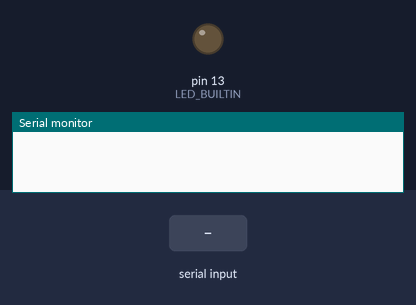
Recording of a sketch running on a simulated Arduino Uno, built with avr-gcc and run on an emulated ATmega328P. On the bench: output pins drawn as LEDs (lit = HIGH), the last lines printed to the serial monitor. The inputs (shaded band) are chosen by the test bench.

Above: at 1.2 s.
1.3 s: "on\n" received over Serial
At 2.4 s:
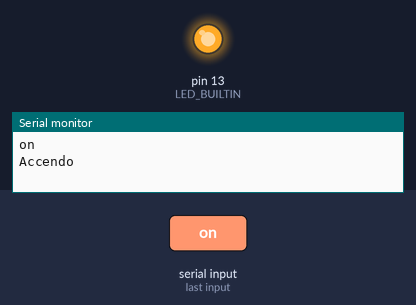
2.8 s: "off\n" received over Serial
At 3.6 s:
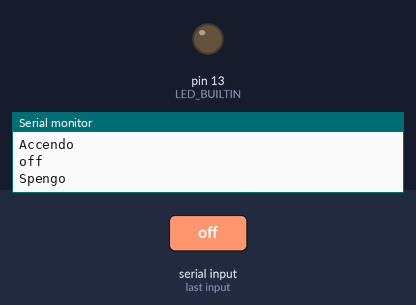
Timing chart, 0 to 5.8 s (numbered marks = the images above; inputs shaded):
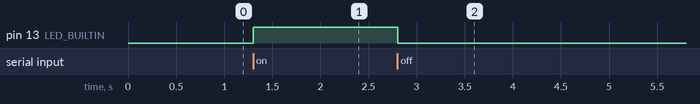

The sketch:

stringa.ino
```cpp
#define STRINGSIZE 10
char stringa[STRINGSIZE];
unsigned char posizione = 0;

void setup() {
  // put your setup code here, to run once:
  Serial.begin(9600);
  pinMode(LED_BUILTIN, OUTPUT);
}

void loop() {
  // put your main code here, to run repeatedly:
  while (Serial.available() > 0) {
    char ricevuto = Serial.read();
    if (ricevuto != '\n' && posizione < ( STRINGSIZE - 1 ) ) {
      stringa[posizione] = ricevuto;
      stringa[posizione + 1] = '\0';
      posizione++;
    } else {
      Serial.println(stringa);
      if ( strcmp(stringa, "on") == 0 ) {
        Serial.println("Accendo");
        digitalWrite(LED_BUILTIN, HIGH);
      } else if ( strcmp(stringa, "off") == 0 ) {
        Serial.println("Spengo");
        digitalWrite(LED_BUILTIN, LOW);
      } else {
        Serial.println("Comando non riconosciuto.");
        Serial.println("on accende il led.");
        Serial.println("off spegne il led.");
      }
      posizione = 0;
      stringa[posizione] = '\0';
    }

  }
}
```

Measured:
- after the input at 1.3 s, pin 13 (LED_BUILTIN): LOW → HIGH at once
- after the input at 2.8 s, pin 13 (LED_BUILTIN): HIGH → LOW at once
